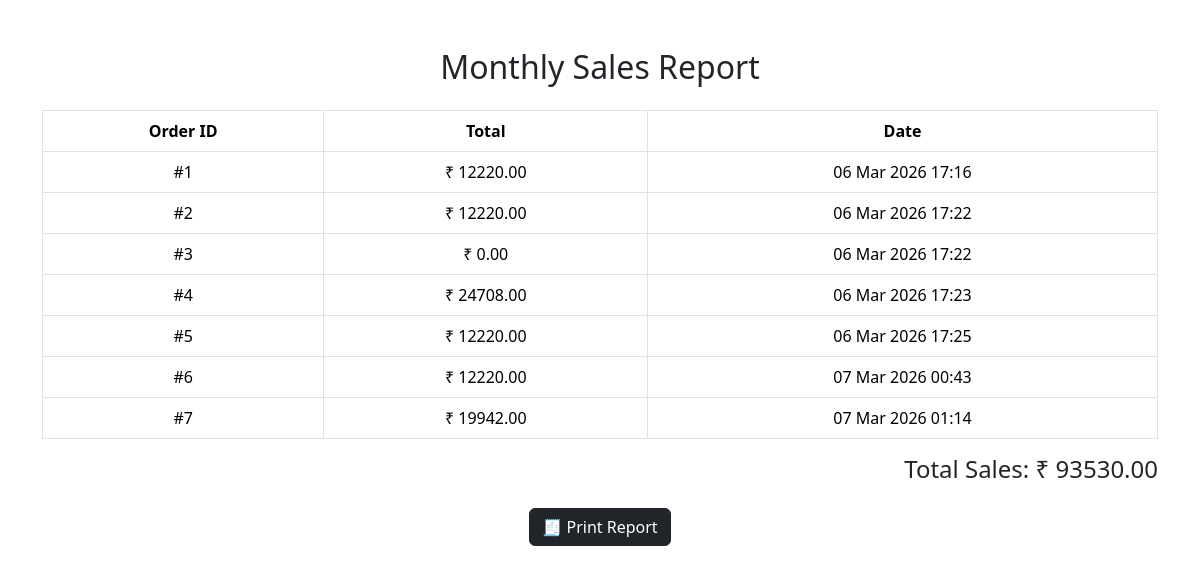
The app's page /report/month/, older data.
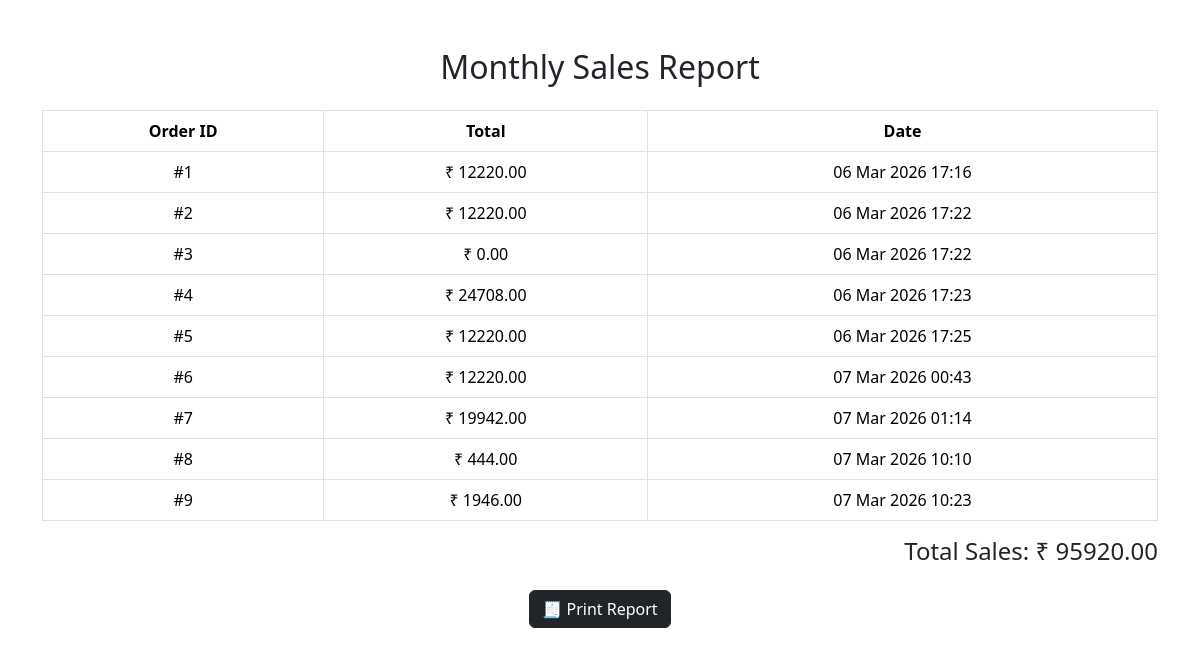
The same page, newer data.
### menuapp/models.py (models this page shows, shortened)
class Order(models.Model):
    table = models.ForeignKey('Table', on_delete=models.SET_NULL, null=True, blank=True)
    total_amount = models.DecimalField(max_digits=10, decimal_places=2)
    created_at = models.DateTimeField(auto_now_add=True)

### menuapp/views.py (the view)
# urls.py: path('report/month/', views.report_month, name='report_month'),
def report_month(request):
    selected_month = request.GET.get("month")
    if selected_month:
        year, month = selected_month.split("-")
    else:
        today = now()
        year = today.year
        month = today.month
    orders = Order.objects.filter(
        created_at__year=year,
        created_at__month=month
    )
    total = sum(order.total_amount for order in orders)
    return render(request, "menuapp/admin/report_today.html", {
        "orders": orders,
        "total": total,
        "title": "Monthly Sales Report"
    })

### menuapp/context_processors.py (called while the page is built)
def cart_data(request):
    if not request.session.session_key:
        request.session.create()
    session_key = request.session.session_key
    cart_items = Cart.objects.filter(session_key=session_key)
    count = cart_items.count()
    return {
        "cart_items": cart_items,
        "cart_count": count
    }

### menuapp/templates/menuapp/admin/report_today.html (shortened to what this page needs)
<!DOCTYPE html>
<html>
<head>
<link href="https://cdn.jsdelivr.net/npm/bootstrap@5.3.2/dist/css/bootstrap.min.css" rel="stylesheet">
</head>
<body>
<div class="container mt-5">
<h2 class="text-center mb-4">{{ title }}</h2>
<table class="table table-bordered text-center">
<tr>
<th>Order ID</th>
<th>Total</th>
<th>Date</th>
</tr>
{% for order in orders %}
<tr>
<td>#{{ order.id }}</td>
<td>₹ {{ order.total_amount }}</td>
<td>{{ order.created_at|date:"d M Y H:i" }}</td>
</tr>
{% empty %}
<tr>
<td colspan="3" class="text-muted">
No orders found
</td>
</tr>
{% endfor %}
</table>
<div class="text-end mt-3">
<h4>Total Sales: ₹ {{ total }}</h4>
</div>
<div class="text-center mt-4">
<button onclick="window.print()" class="btn btn-dark">
🧾 Print Report
</button>
</div>
</div>
</body>
</html>

Row changes from the older to the newer data that the page shows:
added Order: id "8", total_amount "444.00", created_at "07 Mar 2026 10:10"
added Order: id "9", total_amount "1946.00", created_at "07 Mar 2026 10:23"
Text that changed along with them:
{{ total }}: "93530.00" → "95920.00"
